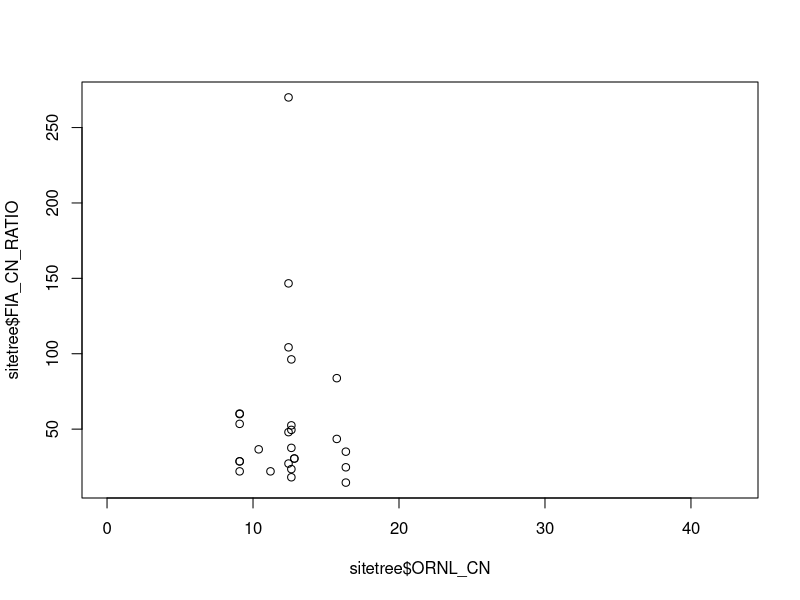
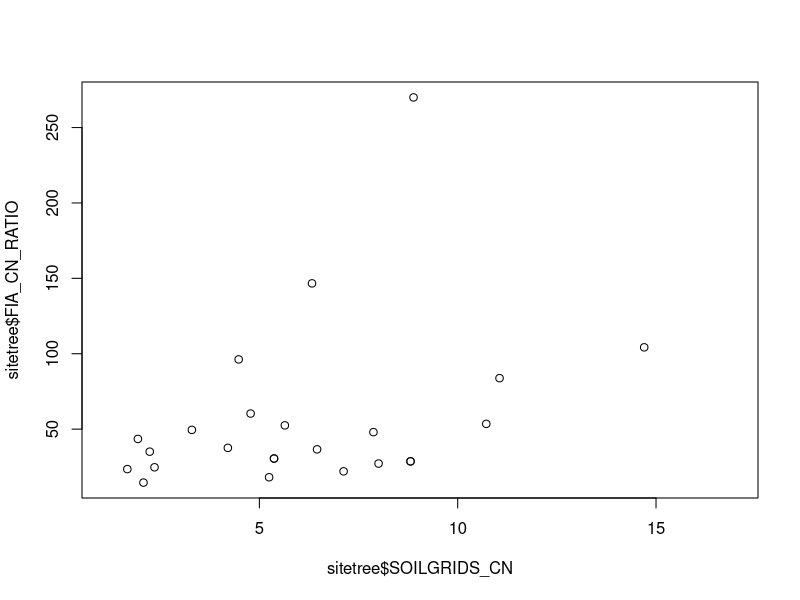
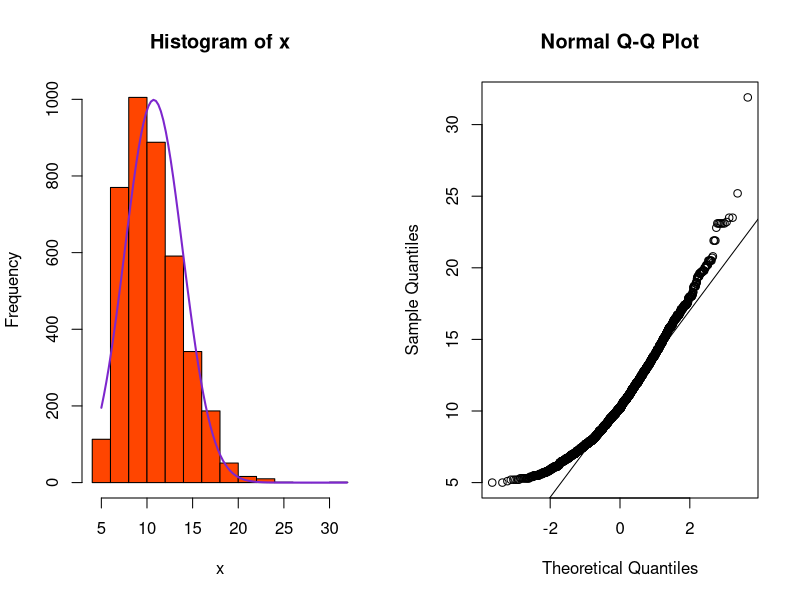
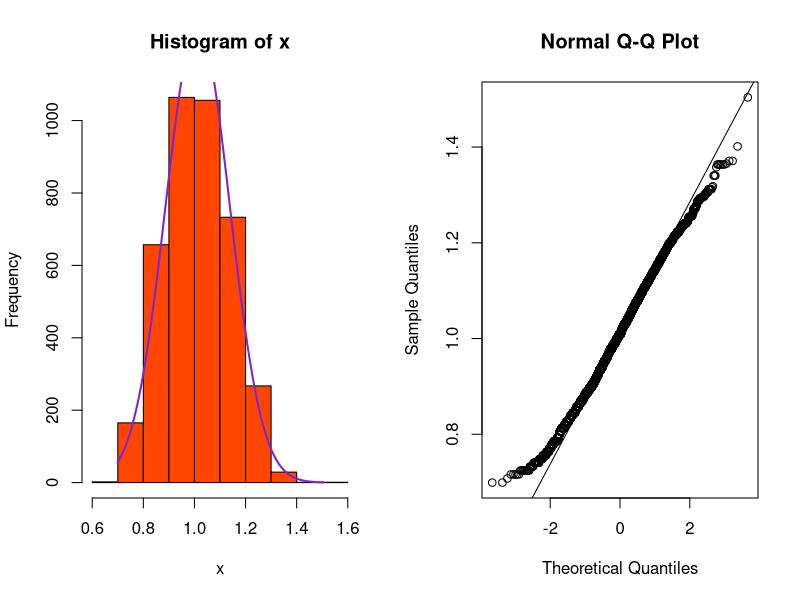
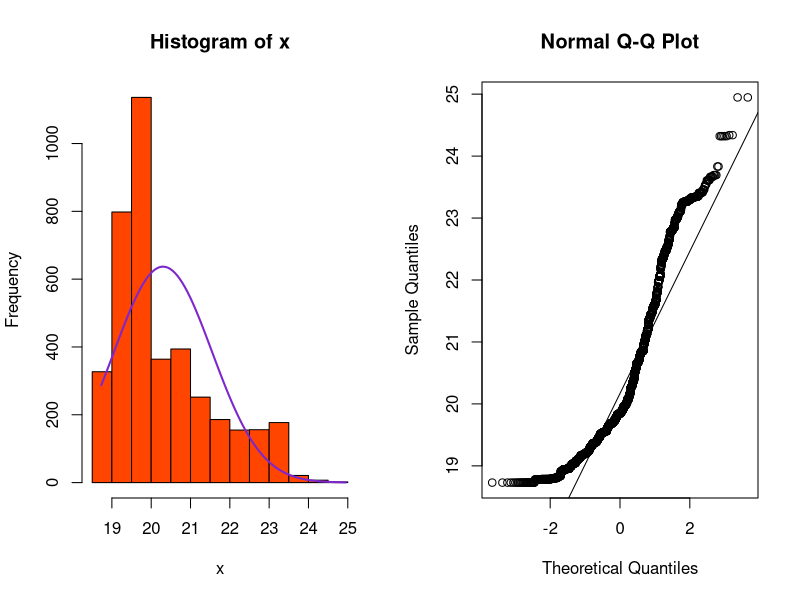
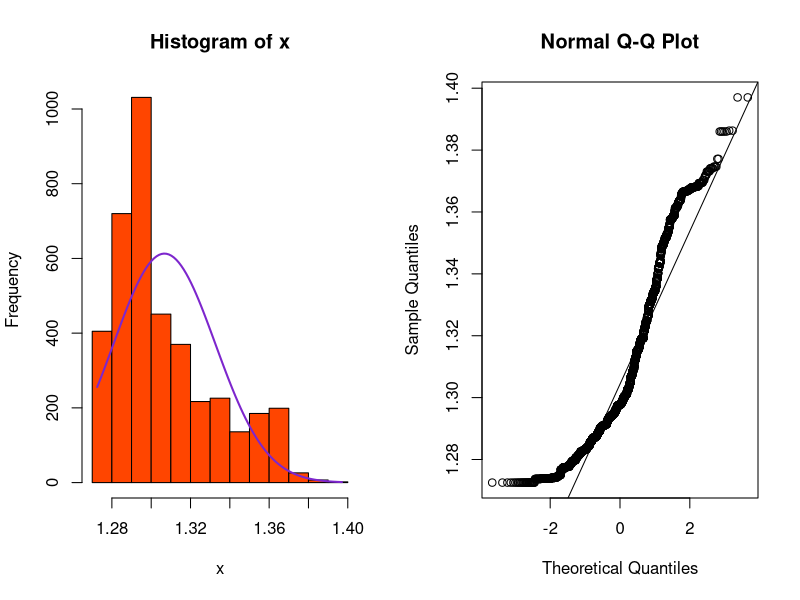
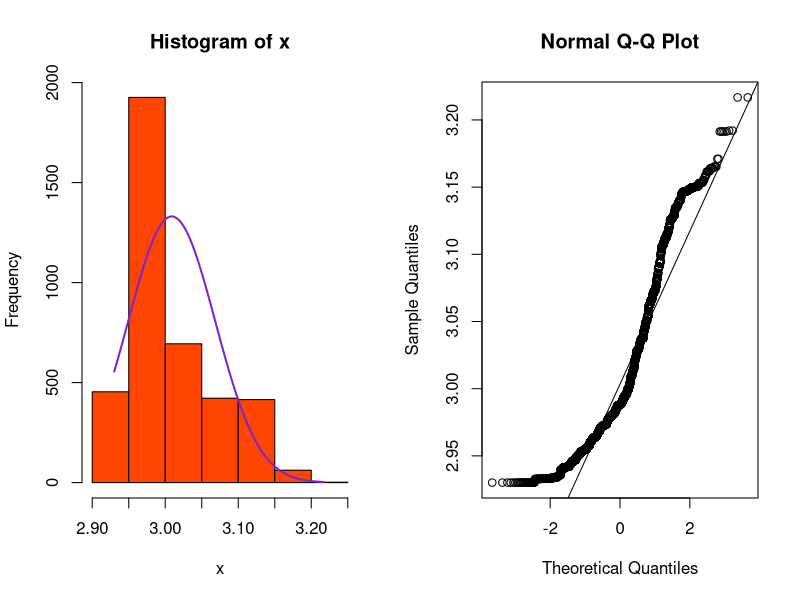
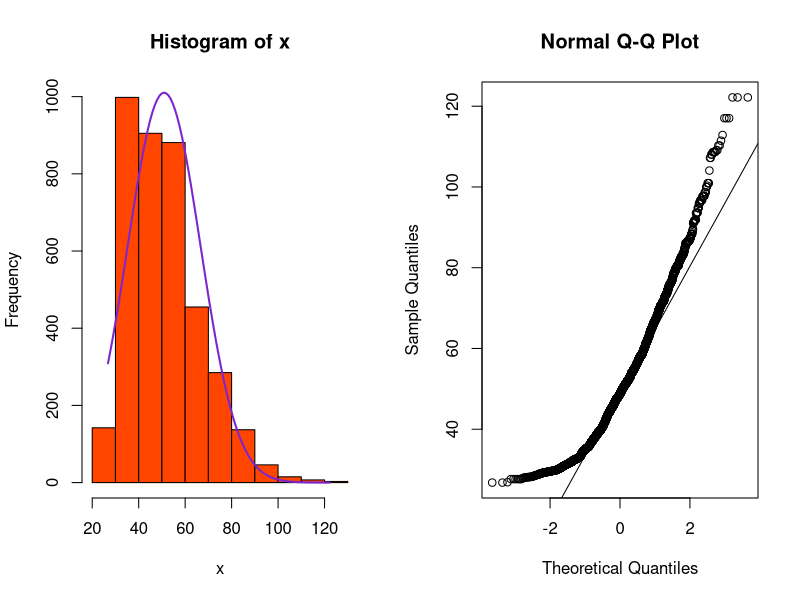

The R source for these figures, in order: (Note: this script raises an error after producing the figures.)
setwd("C:/Users/Alicia/Documents/GitHub/FL_Carbon")
sitetree<-read.csv("sitetree12.17.19.csv", header=T, sep=",", stringsAsFactors = F)

attach(sitetree)

sitetree$SPCD<-as.factor(sitetree$SPCD)

# calculate soil C:N for ORNL

#sitetree<-mutate(sitetree, ORNL_CN=(SOC_ORNL_kgperm2*1000)/N_ORNL_gperm2)
sitetree$ORNL_CN<-sitetree$SOC_ORNL_kgperm2*1000/sitetree$N_ORNL_gperm2

# calculate weighted averages and soil C:N for Soilgrids data

#sitetree<-mutate(sitetree, SOILGRIDS_C_AVG=((Soilgrids_C_0.5/10)*(1/3))+((Soilgrids_C_5.15/10)*(2/3)))
sitetree$SOILGRIDS_C_AVG<-(sitetree$Soilgrids_C_0.5/10)*(1/3)+((sitetree$Soilgrids_C_5.15/10)*(2/3))
                 
#sitetree<-mutate(sitetree, SOILGRIDS_N_AVG=((Soilgrids_N_0.5/100)*(1/3))+((Soilgrids_N_5.15/100)*(2/3)))                 
sitetree$SOILGRIDS_N_AVG<-(sitetree$Soilgrids_N_0.5/100)*(1/3)+((sitetree$Soilgrids_N_5.15/100)*(2/3))                 

#sitetree<-mutate(sitetree, SOILGRIDS_CN=SOILGRIDS_C_AVG/SOILGRIDS_N_AVG)  
sitetree$SOILGRIDS_CN<-sitetree$SOILGRIDS_C_AVG/sitetree$SOILGRIDS_N_AVG 

sitetree$FIA_CN_RATIO<-as.numeric(sitetree$FIA_CN_RATIO)
sitetree[which(is.finite(sitetree$SOILGRIDS_CN)==F),"SOILGRIDS_CN"]<-NA
#sitetree[which(is.finite(sitetree$FIA_CN_RATIO)==F),"FIA_CN_RATIO"]<-NA
model<-lm(FIA_CN_RATIO~SOILGRIDS_CN, data=sitetree)
summary(model)

sitetree$SOILGRIDS_CN_SCALE<-(sitetree$SOILGRIDS_CN*6.045)+19.775

# comparing soils data with FIA

plot(sitetree$ORNL_CN, sitetree$FIA_CN_RATIO)                 

plot(sitetree$SOILGRIDS_CN, sitetree$FIA_CN_RATIO)

# checking variable normality


normali1 <- function (x)
{mnT <- mean(x,na.rm=T)
sdT <- sd(x,na.rm=T)
h<-hist(x, breaks=10, col="orangered1")
xfit<-seq(min(x,na.rm=T),max(x,na.rm=T), length=100) 
yfit<-dnorm(xfit,mean=mnT,sd=sdT) 
yfit <- yfit*diff(h$mids[1:2])*length(x) 
lines(xfit, yfit, col="purple3", lwd=2)
qqnorm(x)
qqline(x)
shapiro.test(x)}

par(mfrow=c(1,2))

normali1(DIA)
sitetree$logDIA<-log10(sitetree$DIA)
normali1(sitetree$logDIA)




normali1(AVG_TEMP_bioclim)
sitetree$logAVG_TEMP<-log10(sitetree$AVG_TEMP_bioclim)
normali1(sitetree$logAVG_TEMP)
sitetree<-dplyr::mutate(sitetree, lnAVG_TEMP=log(AVG_TEMP_bioclim))
normali1(sitetree$lnAVG_TEMP)

normali1(sitetree$SOILGRIDS_CN_SCALE)
sitetree<-mutate(sitetree, logSOILGRIDS_CN_SCALE=log10(SOILGRIDS_CN_SCALE))
normali1(na.omit(sitetree$logSOILGRIDS_CN_SCALE))

normali1(AGEDIA)
sitetree<-mutate(sitetree, sqrtAGEDIA=sqrt(AGEDIA))
normali1(sitetree$sqrtAGEDIA)

normali1(SOIL_MOIS)
sitetree<-mutate(sitetree, logSOIL_MOIS=log10(SOIL_MOIS))
normali1(sitetree$logSOIL_MOIS)

# looking at trends

pairs(DIA~AVG_TEMP_bioclim+AGEDIA+SOILGRIDS_CN+SOIL_MOIS+SPCD)

pairs(DIA~AVG_TEMP_bioclim+AGEDIA+ORNL_CN+SOIL_MOIS+SPCD)

# building models

model1<-lm(logDIA~AVG_TEMP_bioclim+AGEDIA+SOILGRIDS_CN+SOIL_MOIS, data=sitetree)
summary(model1)
plot(model1)

model2<-lm(logDIA~AVG_TEMP_bioclim+logAGEDIA+logSOILGRIDS_CN_SCALE+SOIL_MOIS, data=sitetree)
summary(model2)
plot(model2)

model3<-lm(logDIA~logAVG_TEMP+AGEDIA+logSOILGRIDS_CN+SOIL_MOIS+SPCD)
summary(model3)

model4<-lm(logDIA~logAVG_TEMP+logAGEDIA+logSOILGRIDS_CN+SOIL_MOIS+SPCD)
summary(model4)
plot(model4)

model5<-lm(logDIA~logAVG_TEMP_bioclim+logAGEDIA+logSOILGRIDS_CN+SOIL_MOIS+SPCD)

AICctab(model1, model2, model3, model4, base=T, delta=T, weights=T)

# subsetting species

shortleaf<-subset(sitetree, sitetree$SPCD=="110")
slashpine<-subset(sitetree, sitetree$SPCD=="111")
longleaf<-subset(sitetree, sitetree$SPCD=="121")
pondpine<-subset(sitetree, sitetree$SPCD=="128")
loblolly<-subset(sitetree, sitetree$SPCD=="131")

model6<-lm(na.omit(slashpine$logDIA~slashpine$logAVG_TEMP+slashpine$logAGEDIA+slashpine$logSOILGRIDS_CN+slashpine$SOIL_MOIS))
summary(model6)
plot(model4)